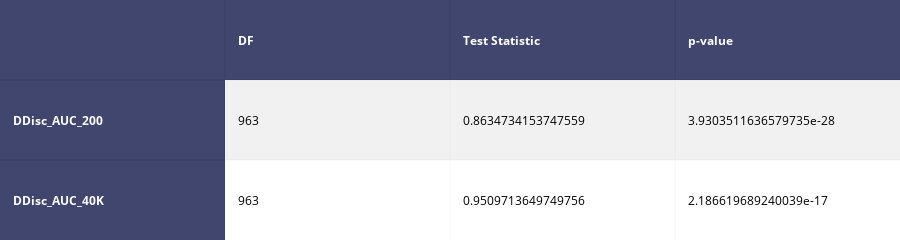

Notebook cell for this chart:
### Code cell
# Test for normality
x = data_cog_SelfReg.DDisc_AUC_200.dropna()
y = data_cog_SelfReg.DDisc_AUC_40K.dropna()

shapiro_results_x = scipy.stats.shapiro(x)
shapiro_results_y = scipy.stats.shapiro(y)

matrix_sw = [
    ['', 'DF', 'Test Statistic', 'p-value'],
    ['DDisc_AUC_200', len(x) - 1, shapiro_results_x[0], shapiro_results_x[1]],
    ['DDisc_AUC_40K', len(y) - 1, shapiro_results_y[0], shapiro_results_y[1]]
]

shapiro_table = plotly.figure_factory.create_table(matrix_sw, index=True)
iplot(shapiro_table, filename='shapiro-table')
# Plot distribution
sns.jointplot(x="DDisc_AUC_200", y="DDisc_AUC_40K",data=data_cog_SelfReg.dropna(),kind="reg");

### Figure 1 — Plotly figure (JSON) as saved in the notebook; plotly's stock layout.template omitted (floating-point values rounded to 4 significant figures)
{"data": [{"colorscale": [[0, "#00083e"], [0.5, "#ededee"], [1, "#ffffff"]], "hoverinfo": "none", "opacity": 0.75, "showscale": false, "type": "heatmap", "z": [[0, 0, 0, 0], [0, 0.5, 0.5, 0.5], [0, 1, 1, 1]]}], "layout": {"annotations": [{"align": "left", "font": {"color": "#ffffff"}, "showarrow": false, "text": "<b></b>", "x": -0.45, "xanchor": "left", "xref": "x1", "y": 0, "yref": "y1"}, {"align": "left", "font": {"color": "#ffffff"}, "showarrow": false, "text": "<b>DF</b>", "x": 0.55, "xanchor": "left", "xref": "x1", "y": 0, "yref": "y1"}, {"align": "left", "font": {"color": "#ffffff"}, "showarrow": false, "text": "<b>Test Statistic</b>", "x": 1.55, "xanchor": "left", "xref": "x1", "y": 0, "yref": "y1"}, {"align": "left", "font": {"color": "#ffffff"}, "showarrow": false, "text": "<b>p-value</b>", "x": 2.55, "xanchor": "left", "xref": "x1", "y": 0, "yref": "y1"}, {"align": "left", "font": {"color": "#ffffff"}, "showarrow": false, "text": "<b>DDisc_AUC_200</b>", "x": -0.45, "xanchor": "left", "xref": "x1", "y": 1, "yref": "y1"}, {"align": "left", "font": {"color": "#000000"}, "showarrow": false, "text": "963", "x": 0.55, "xanchor": "left", "xref": "x1", "y": 1, "yref": "y1"}, {"align": "left", "font": {"color": "#000000"}, "showarrow": false, "text": "0.8634734153747559", "x": 1.55, "xanchor": "left", "xref": "x1", "y": 1, "yref": "y1"}, {"align": "left", "font": {"color": "#000000"}, "showarrow": false, "text": "3.9303511636579735e-28", "x": 2.55, "xanchor": "left", "xref": "x1", "y": 1, "yref": "y1"}, {"align": "left", "font": {"color": "#ffffff"}, "showarrow": false, "text": "<b>DDisc_AUC_40K</b>", "x": -0.45, "xanchor": "left", "xref": "x1", "y": 2, "yref": "y1"}, {"align": "left", "font": {"color": "#000000"}, "showarrow": false, "text": "963", "x": 0.55, "xanchor": "left", "xref": "x1", "y": 2, "yref": "y1"}, {"align": "left", "font": {"color": "#000000"}, "showarrow": false, "text": "0.9509713649749756", "x": 1.55, "xanchor": "left", "xref": "x1", "y": 2, "yref": "y1"}, {"align": "left", "font": {"color": "#000000"}, "showarrow": false, "text": "2.186619689240039e-17", "x": 2.55, "xanchor": "left", "xref": "x1", "y": 2, "yref": "y1"}], "height": 140, "margin": {"b": 0, "l": 0, "r": 0, "t": 0}, "xaxis": {"dtick": 1, "gridwidth": 2, "showticklabels": false, "tick0": -0.5, "ticks": "", "zeroline": false}, "yaxis": {"autorange": "reversed", "dtick": 1, "gridwidth": 2, "showticklabels": false, "tick0": 0.5, "ticks": "", "zeroline": false}}}
